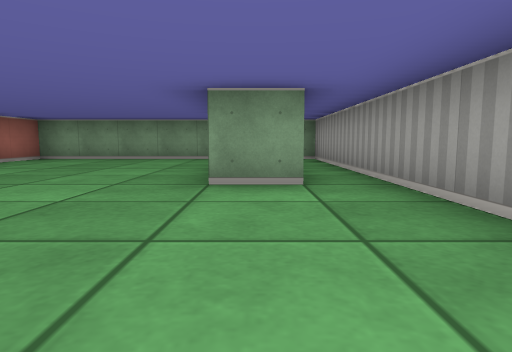
View 1 (above)

16 first-person views from a walk through a cub3D ray-caster map. The camera is about half as high as the walls, tilts 6° down and sees 75° across. The floor is counted in squares. Each view is taken from the middle of a square. On the plan, view 1 faces up. The plan holds only what a view shows up to about 9 squares ahead; the rest is blank.

View 2
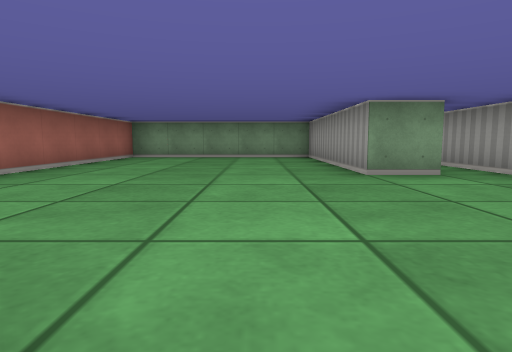

View 3
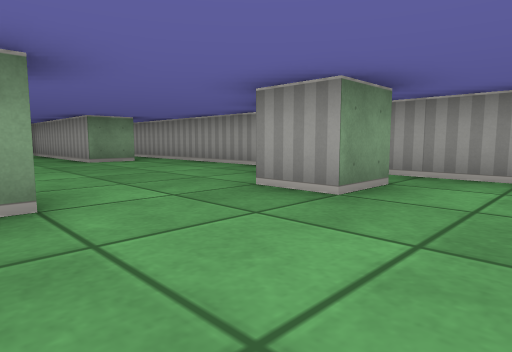

View 4
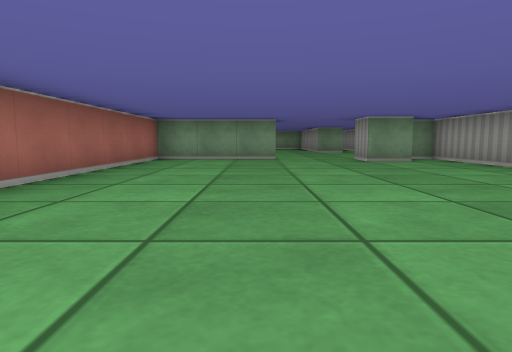

View 5
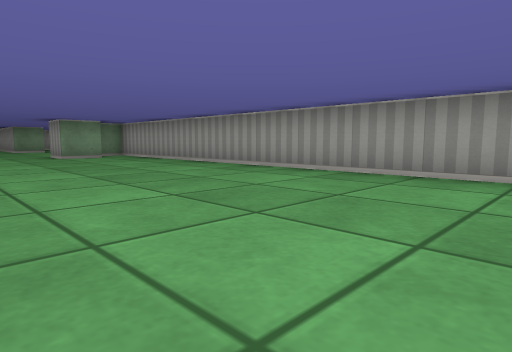

View 6
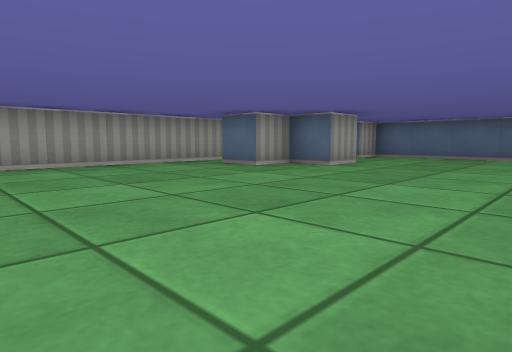

View 7
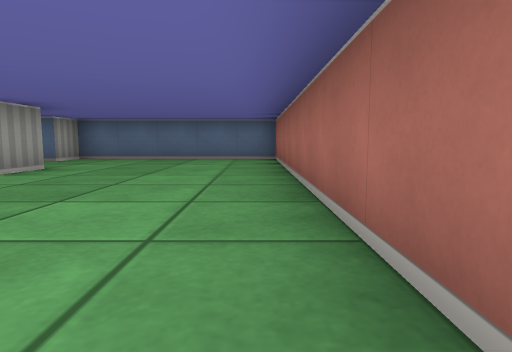

View 8
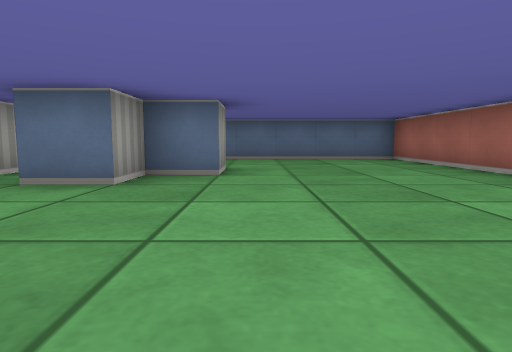

View 9
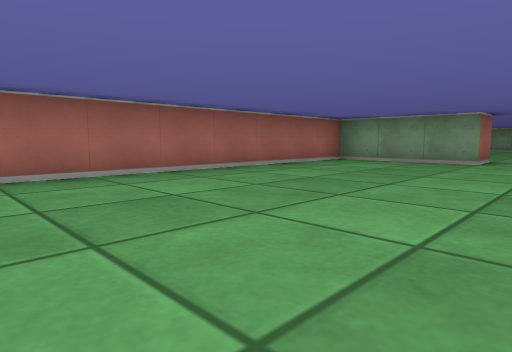

View 10
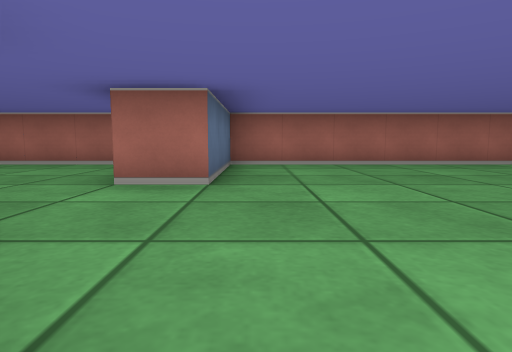

View 11
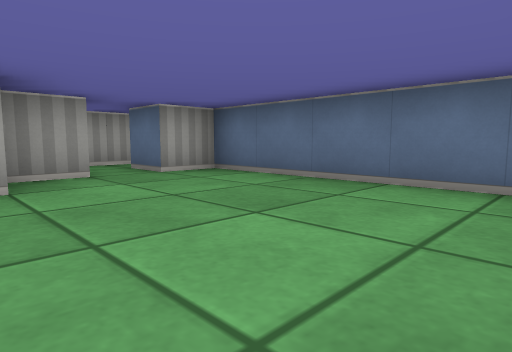

View 12
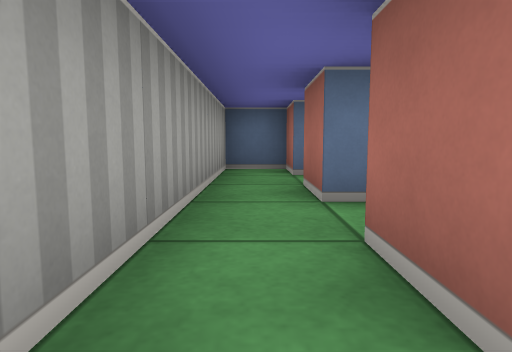

View 13
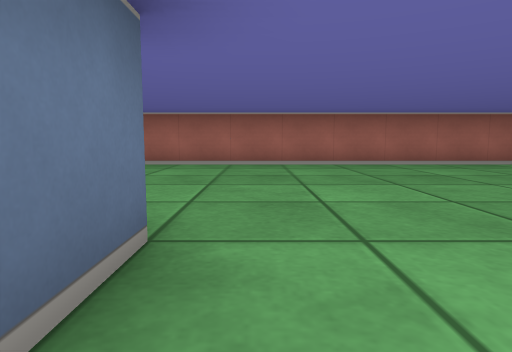

View 14
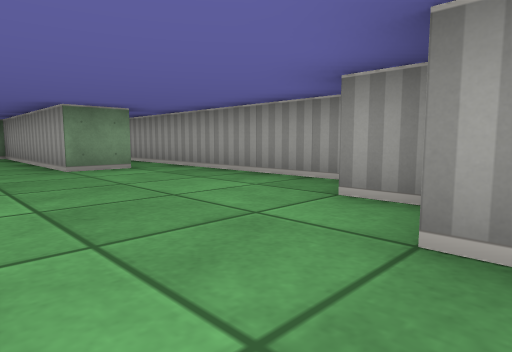

View 15
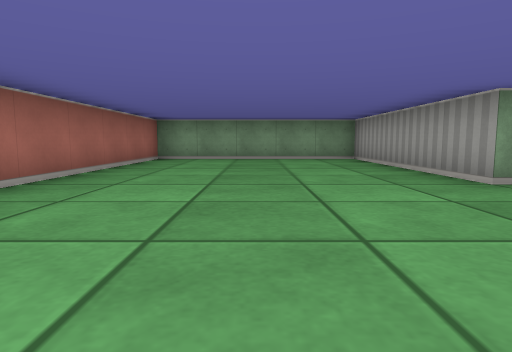

View 16
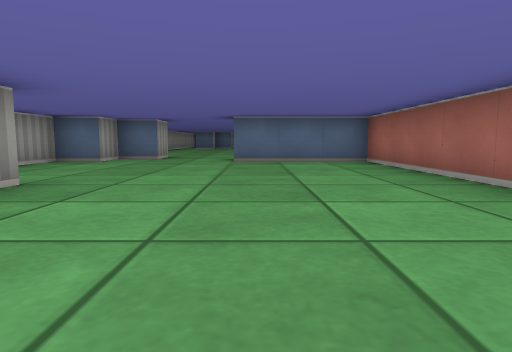

### Floor plan
Points are (right, up) in squares from view 1. A wall is a line through its corners. A room is listed if a view was taken in it or the views show most of it. See-through windows are left out.
Room 1 (views 1, 10, 15, 16)
walls: (0.6, 3.5) (-0.5, 3.5) (-0.5, 8.5) (-5.5, 8.5) (-5.5, -0.5) (-2.5, -0.5); (0.5, -0.5) (1.5, -0.5) (1.5, 8.5) (1.1, 8.5); (-0.5, -1.5) (0.5, -1.5)
ways out: opening at (-1.5, -1) to room 2
Room 2 (views 2, 3, 4, 5, 6, 7, 8, 9, 11, 12, 13, 14)
walls: (-1.5, -14.6) (-1.5, -13.5) (-0.5, -13.5) (-0.5, -12.5) (0.5, -12.5) (0.5, -13.5); (1.5, -13.5) (1.5, -1.5) (0.9, -1.5); (-0.5, -15.6) (-0.5, -14.6); (0.6, -2.5) (-0.5, -2.5) (-0.5, -1.5); (0.5, -1.5) (0.5, -0.5); (-2.5, -0.5) (-2.5, -1.5) (-5.5, -1.5) (-5.5, -17.5) (-0.5, -17.5) (-0.5, -16.5)
ways out: opening at (-1.5, -1) to room 1; opening at (0.5, -15) to room 3
Room 3 (no view inside)
walls: (0.5, -14.5) (0.5, -15.5); (-0.5, -16.5) (0.5, -16.5) (0.5, -17.5) (1.5, -17.5) (1.5, -13.5)
ways out: opening at (0.5, -15) to room 2

Positions as (right, up) in squares from view 1, and headings:
1: (0, 0), facing up
2: (-2, -1), facing up
3: (-3, -4), facing up-right
4: (-3, -10), facing up
5: (-3, -12), facing up-right
6: (-5, -8), facing down-right
7: (-5, -9), facing down
8: (-2, -9), facing down
9: (-1, -9), facing up-left
10: (1, 0), facing left
11: (-5, -14), facing down-right
12: (1, -12), facing down
13: (1, -12), facing left
14: (-2, -2), facing up-right
15: (-3, 0), facing up
16: (-3, 7), facing down
